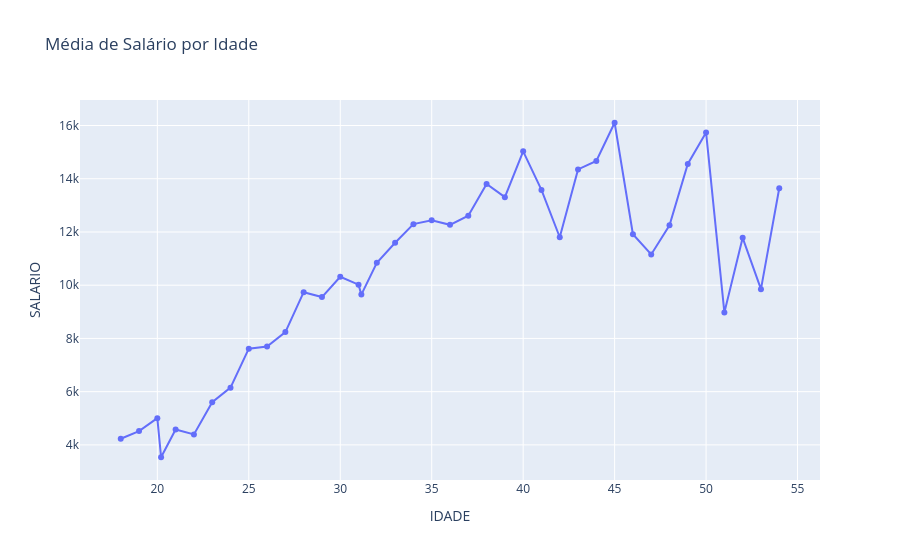

The code cell stored with this chart in its notebook:
### Code cell
fig = px.line(salario_por_idade.reset_index(), x='IDADE', y='SALARIO', title='Média de Salário por Idade', markers=True)
fig.show()

### Figure 1 — Plotly figure (JSON) as saved in the notebook; plotly's stock layout.template omitted (floating-point values rounded to 4 significant figures)
{"data": [{"hovertemplate": "IDADE=%{x}<br>SALARIO=%{y}<extra></extra>", "legendgroup": "", "line": {"color": "#636efa", "dash": "solid"}, "marker": {"symbol": "circle"}, "mode": "lines+markers", "name": "", "orientation": "v", "showlegend": false, "type": "scatter", "x": [18.0, 19.0, 20.0, 20.21, 21.0, 22.0, 23.0, 24.0, 25.0, 26.0, 27.0, 28.0, 29.0, 30.0, 31.0, 31.15, 32.0, 33.0, 34.0, 35.0, 36.0, 37.0, 38.0, 39.0, 40.0, 41.0, 42.0, 43.0, 44.0, 45.0, 46.0, 47.0, 48.0, 49.0, 50.0, 51.0, 52.0, 53.0, 54.0], "xaxis": "x", "y": [4230.0, 4520.0, 5004.0, 3536.0, 4579.0, 4395.0, 5602.0, 6152.0, 7616.0, 7700.0, 8237.0, 9738.0, 9555.0, 10320.0, 10020.0, 9646.0, 10840.0, 11590.0, 12290.0, 12440.0, 12270.0, 12610.0, 13800.0, 13310.0, 15030.0, 13580.0, 11800.0, 14350.0, 14670.0, 16100.0, 11910.0, 11160.0, 12250.0, 14560.0, 15740.0, 8978.0, 11780.0, 9850.0, 13640.0], "yaxis": "y"}], "layout": {"legend": {"tracegroupgap": 0}, "title": {"text": "Média de Salário por Idade"}, "xaxis": {"anchor": "y", "domain": [0, 1], "title": {"text": "IDADE"}}, "yaxis": {"anchor": "x", "domain": [0, 1], "title": {"text": "SALARIO"}}}}
